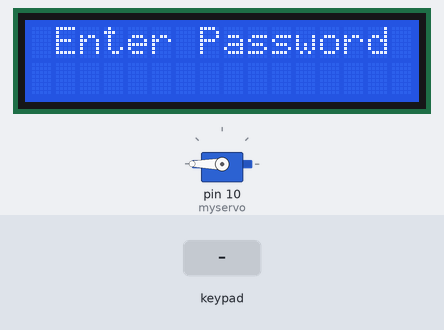
A sketch run on a simulated Arduino Uno, built with avr-gcc and run on an emulated ATmega328P. On the bench: servo, 16×2 character LCD. Inputs (shaded band) come from the test bench.

Above: at 4.8 s.
4.9 s: keypad keys 1 2 3 4 5 6 pressed 0.4 s apart
At 8.6 s:
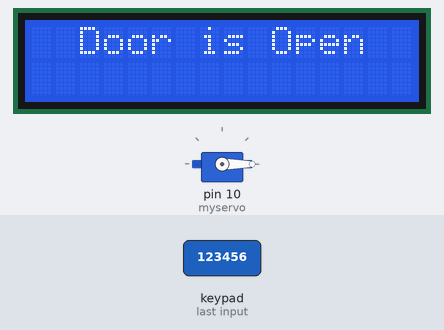
8.9 s: key '#' pressed
At 10.2 s:
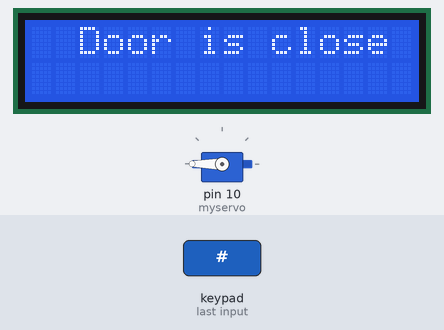
11.9 s: keypad keys 1 3 9 7 2 2 # pressed 0.4 s apart
At 15.4 s:
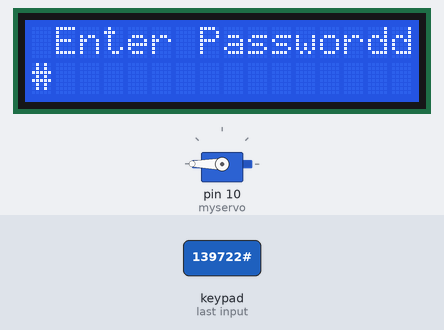
16.4 s: key '*' pressed
At 17.6 s:
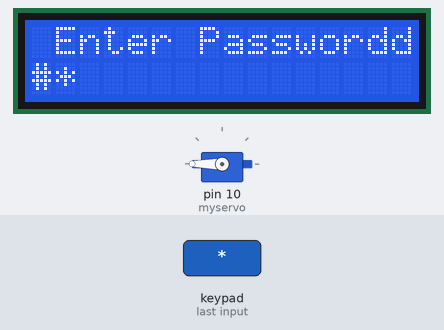
17.9 s: keypad keys 1 2 3 4 5 6 * pressed 0.4 s apart
At 21.8 s:
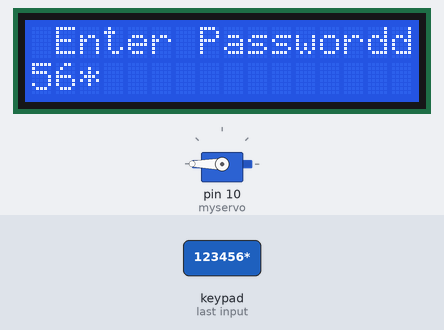
22.2 s: key '*' pressed
At 23.5 s:
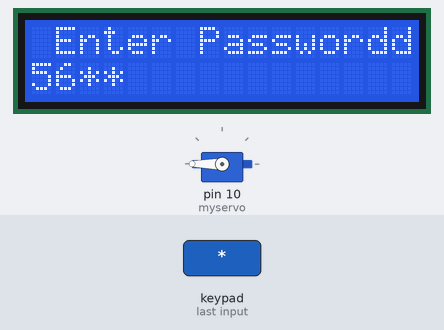
Timing chart, 0 to 24.7 s (numbered marks = the images above; inputs shaded):
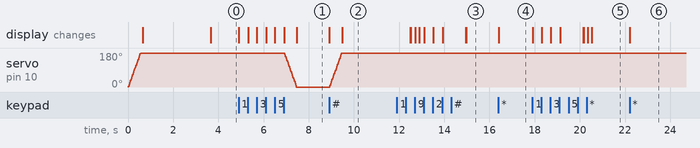

The sketch:

Door_lock_project.ino
```cpp
#include <Keypad.h>
#include <LiquidCrystal_I2C.h>
#include <Servo.h>

Servo myservo;

LiquidCrystal_I2C lcd(0x27, 20, 4);

#define Password_Lenght 7 // Give enough room for six chars + NULL char

int pos = 0;    // variable to store the servo position

char Data[Password_Lenght]; // 6 is the number of chars it can hold + the null char = 7
char Master[Password_Lenght] = "123456";
byte data_count = 0, master_count = 0;
bool Pass_is_good;
char customKey;

const byte ROWS = 4;
const byte COLS = 4;
char keys[ROWS][COLS] = {
  {'1', '2', '3'},
  {'4', '5', '6'},
  {'7', '8', '9'},
  {'*', '0', '#'}
};
bool door = true;

byte rowPins[ROWS] = {9, 8, 7, 6}; //connect to the row pinouts of the keypad
byte colPins[COLS] = {5, 4, 3, 2}; //connect to the column pinouts of the keypad

Keypad customKeypad( makeKeymap(keys), rowPins, colPins, ROWS, COLS); //initialize an instance of class NewKeypad

void setup()
{
  myservo.attach(10);
  ServoClose();
  lcd.begin(16, 2);
  lcd.print(" Arduino Door");
  lcd.setCursor(0, 1);
  lcd.print("--Look project--");
  delay(3000);
  lcd.clear();

}

void loop()
{
  if (door == 0)
  {
    customKey = customKeypad.getKey();

    if (customKey == '#')

    {
      lcd.clear();
      ServoClose();
      lcd.print("  Door is close");
      delay(3000);
      door = 1;
    }
  }

  else Open();
}

void clearData()
{
  while (data_count != 0)
  { // This can be used for any array size,
    Data[data_count--] = 0; //clear array for new data
  }
  return;
}

void ServoOpen()
{
  for (pos = 180; pos >= 0; pos -= 5) { // goes from 0 degrees to 180 degrees
    // in steps of 1 degree
    myservo.write(pos);              // tell servo to go to position in variable 'pos'
    delay(15);                       // waits 15ms for the servo to reach the position
  }
}

void ServoClose()
{
  for (pos = 0; pos <= 180; pos += 5) { // goes from 180 degrees to 0 degrees
    myservo.write(pos);              // tell servo to go to position in variable 'pos'
    delay(15);                       // waits 15ms for the servo to reach the position
  }
}

void Open()
{
  lcd.setCursor(0, 0);
  lcd.print(" Enter Password");

  customKey = customKeypad.getKey();
  if (customKey) // makes sure a key is actually pressed, equal to (customKey != NO_KEY)
  {
    Data[data_count] = customKey; // store char into data array
    lcd.setCursor(data_count, 1); // move cursor to show each new char
    lcd.print(Data[data_count]); // print char at said cursor
    data_count++; // increment data array by 1 to store new char, also keep track of the number of chars entered
  }

  if (data_count == Password_Lenght - 1) // if the array index is equal to the number of expected chars, compare data to master
  {
    if (!strcmp(Data, Master)) // equal to (strcmp(Data, Master) == 0)
    {
      lcd.clear();
      ServoOpen();
      lcd.print("  Door is Open");
      door = 0;
    }
    else
    {
      lcd.clear();
      lcd.print("  Wrong Password");
      delay(1000);
      door = 1;
    }
    clearData();
  }
}
```

Measured:
- after the input at 4.9 s, servo on pin 10 (myservo): moves from 180° to 0° over 0.51 s, starting after 2.0 s; the display: first changes at once (image 1 shows a later state)
- after the input at 8.9 s, servo on pin 10 (myservo): moves from 0° to 180° over 0.51 s, starting at once; the display: first changes at once (image 2 shows a later state)
- after the input at 11.9 s, the display: first differs from a run without the input after 0.62 s (image 3 shows a later state)
- after the input at 16.4 s, the display: changes at once (image 4)
- after the input at 17.9 s, the display: first changes at once (image 5 shows a later state)
- after the input at 22.2 s, the display: changes at once (image 6)
